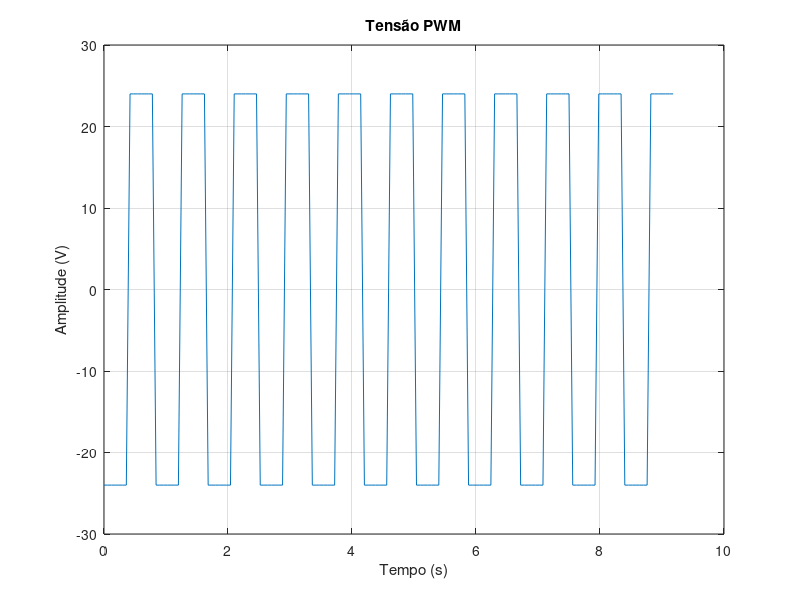

The MATLAB script that drew this image: (Note: this script raises an error after producing the figure.)
clc; close all; clear all;

load("dados_com_motor.mat")

global g
g = 9.81; % Aceleração da gravidade (m/s^2)

% Parâmetros do sistema
ng = 0.9; % Rendimento das engrenagens
nm = 0.75; % Rendimento do motor
kg = 80; % Constante das engrenagens
kt = 0.03; % Constante de acoplamento do motor (N*m/A)
km = 0.15; % Constante de torque eletromotivo do servomotor (N*m/A)
R = 40; % Resistência (ohms)

% Condições Iniciais
y0 = [0; pi; 0; 0]; % [θr θk dθr/dt dθk/dt]

% Plota o vetor da entrada (controle)
figure;
plot(time, tensao);
xlabel('Tempo (s)');
ylabel('Amplitude (V)');
title('Tensão PWM');
grid on;

% Definindo o intervalo de tempo para a simulação
tspan = [0, time(end)];

% Simulação do modelo com parâmetros do motor não otimizados
[t, x] = ode45(@(t, x) modelo_nao_linear_pendulo_com_motor_par(t, x, time, tensao, ng, nm, kg, kt, km, R), tspan, y0);

% Converter ângulos de radianos para graus
x(:, 1) = rad2deg(x(:, 1));
x(:, 2) = rad2deg(x(:, 2));

% Plotar Respostas em Malha Aberta
figure;
subplot(2, 1, 1);
plot(t, x(:, 1), t, x(:, 2));
title('Posições Angulares');
xlabel('Tempo (s)');
ylabel('Ângulo (graus)');
legend('θr', 'θk');

subplot(2, 1, 2);
plot(t, x(:, 3), t, x(:, 4));
title('Velocidades Angulares');
xlabel('Tempo (s)');
ylabel('Velocidade Angular (rad/s)');
legend('dθr/dt', 'dθk/dt');

% Dados Reais Coletados
dados_reais = dadoscommotor.PosioAngularPnduloEmgraus + 180;
dados_reais_rad = deg2rad(dados_reais);

% Plotagem dos Dados Reais
figure;
plot(time, dados_reais, t, x(:, 2));
title('Posições Angulares');
xlabel('Tempo (s)');
ylabel('Ângulo (graus)');
legend('θk Referência', 'θk Simulado');

% Plotagem da entrada e os dados reais
figure;
subplot(2, 1, 1);
plot(time, tensao);
title('PWM de entrada');
xlabel('Tempo (s)');
ylabel('Tensão (V)');

subplot(2, 1, 2);
plot(time, dados_reais);
title('Posição Angular');
xlabel('Tempo (s)');
ylabel('Ângulo (graus)');

% Parâmetros iniciais para o otimizador
x0 = [ng, nm, kg, kt, km, R];

% Definição dos máximos e mínimos dos parâmetros
max = [0.95, 0.95, 150, 0.04, 0.20, 50];
min = [0.7, 0.7, 50, 0.005, 0.05, 2];

% Definição do Problema de Otimização
options = optimset('Display', 'iter', 'MaxFunEvals', 500);
[par_otimizado, fval] = fmincon(@funcao_objetiva_eqdiff_com_motor, x0, [], [], [], [], min, max, [], options, dados_reais_rad, time, tensao);

% Printando os parâmetros otimizados obtidos
fprintf("ng = %6f", par_otimizado(1));
disp(" ");
fprintf("nm = %6f", par_otimizado(2));
disp(" ");
fprintf("kg = %6f", par_otimizado(3));
disp(" ");
fprintf("kt = %6f", par_otimizado(4));
disp(" ");
fprintf("km = %6f", par_otimizado(5));
disp(" ");
fprintf("R = %6f", par_otimizado(6));
disp(" ");

% Simulação com parâmetros otimizados
[t, x_otimizado] = ode45(@(t, x) modelo_nao_linear_pendulo_com_motor_par(t, x, time, tensao, par_otimizado(1), par_otimizado(2), par_otimizado(3), par_otimizado(4), par_otimizado(5), par_otimizado(6)), tspan, y0);

% Converter ângulos de radianos para graus
x_otimizado(:, 1) = rad2deg(x_otimizado(:, 1));
x_otimizado(:, 2) = rad2deg(x_otimizado(:, 2));

% Plotar Respostas em Malha Aberta
figure;
subplot(2, 1, 1);
plot(t, x_otimizado(:, 1), t, x_otimizado(:, 2));
title('Posições Angulares');
xlabel('Tempo (s)');
ylabel('Ângulo (graus)');
legend('θr', 'θk');

subplot(2, 1, 2);
plot(t, x_otimizado(:, 3), t, x_otimizado(:, 4));
title('Velocidades Angulares');
xlabel('Tempo (s)');
ylabel('Velocidade Angular (rad/s)');
legend('dθr/dt', 'dθk/dt');

% Plotar Resposta Otimizada
figure;
plot(time, dados_reais, t, x_otimizado(:, 2));
title('Posições Angulares');
xlabel('Tempo (s)');
ylabel('Ângulo (graus)');
legend('θk Referência', 'θk Otimizado');